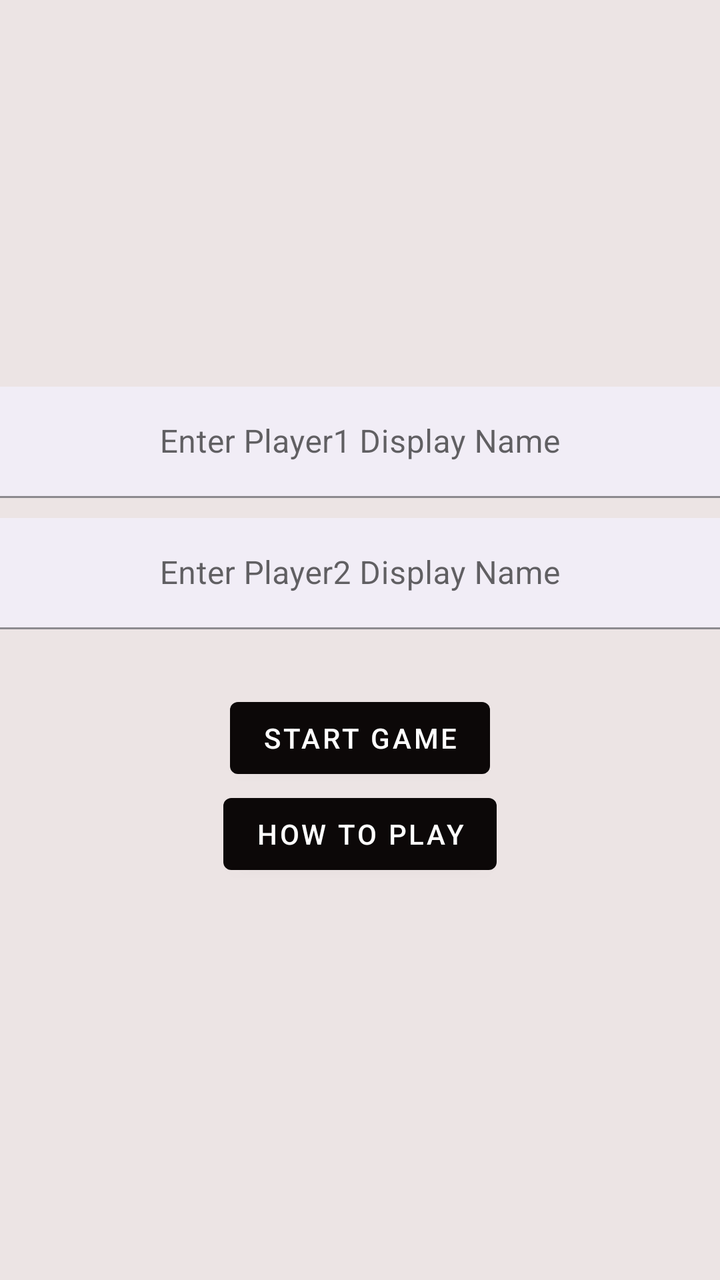
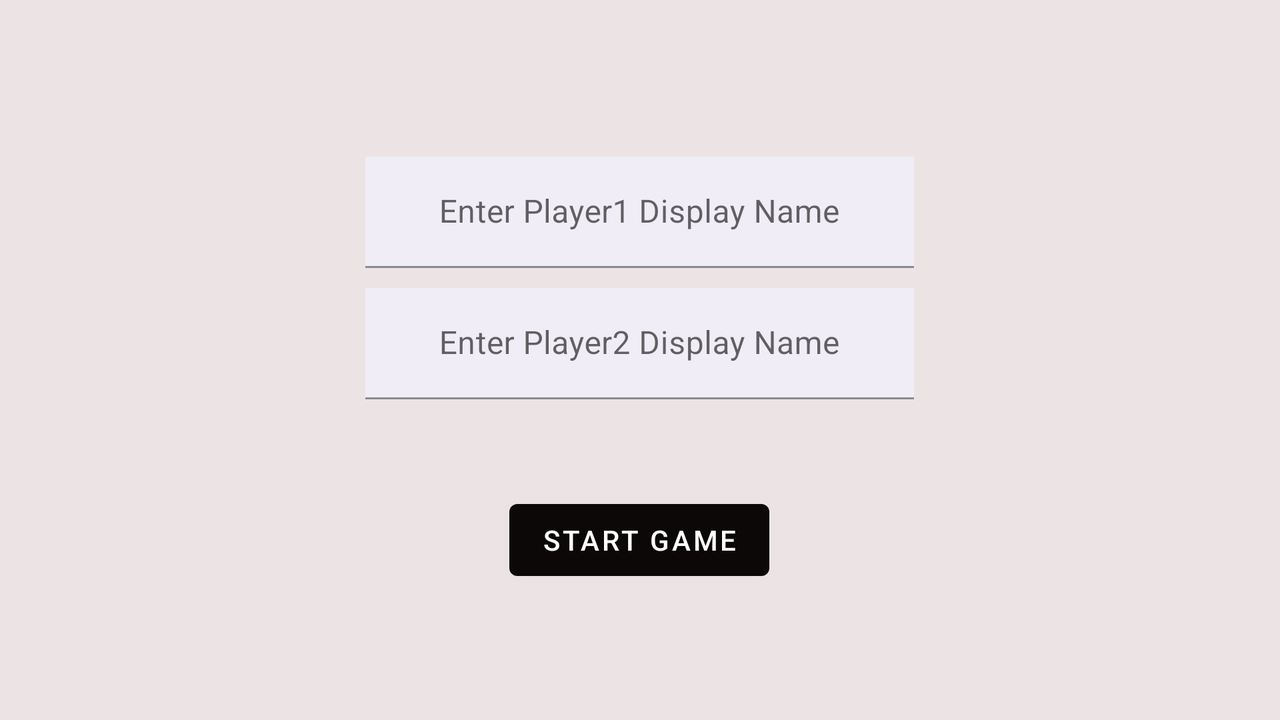

The same Android screen from two of the app's own layout files: first res/layout/ as a phone draws it, then the repository's variant for another configuration, drawn on a device whose configuration selects that folder. Both files follow.
<!-- AndroidManifest.xml: application theme Theme.Proj1 -->
<!-- res/layout/activity_main.xml -->
<?xml version="1.0" encoding="utf-8"?>

<LinearLayout xmlns:android="http://schemas.android.com/apk/res/android"
    xmlns:app="http://schemas.android.com/apk/res-auto"
    xmlns:tools="http://schemas.android.com/tools"
    android:layout_width="match_parent"
    android:layout_height="match_parent"
    android:baselineAligned="false"
    android:orientation="vertical"
    tools:context=".MainActivity">

    <FrameLayout
        android:id="@+id/top_frame"
        android:layout_width="match_parent"
        android:layout_height="0dp"
        android:layout_weight="2"
        android:background="#ECE4E4">

    </FrameLayout>

    <FrameLayout
        android:layout_width="match_parent"
        android:layout_height="0dp"
        android:layout_weight="4"
        android:background="#ECE4E4">

        <RelativeLayout
            android:id="@+id/relative_center_holder"
            android:layout_width="match_parent"
            android:layout_height="match_parent">

            <FrameLayout
                android:id="@+id/button_holder2"
                android:layout_width="match_parent"
                android:layout_height="wrap_content"
                android:layout_below="@id/button_holder">

                <Button
                    android:id="@+id/howToPlay2"
                    android:layout_width="wrap_content"
                    android:layout_height="match_parent"
                    android:layout_gravity="center"
                    android:onClick="onHowToPlaySelected"
                    android:text="@string/menu_play"
                    app:backgroundTint="#0C0808" />
            </FrameLayout>

            <com.google.android.material.textfield.TextInputLayout
                android:id="@+id/input_main_1"
                android:layout_width="match_parent"
                android:layout_height="wrap_content"
                android:layout_above="@id/input_main_2">

                <com.google.android.material.textfield.TextInputEditText
                    android:id="@+id/input_main_text_1"
                    android:layout_width="match_parent"
                    android:layout_height="match_parent"
                    android:background="#F1EDF6"
                    android:gravity="center"
                    android:hint="@string/input_player1"
                    android:textColor="#131313" />
            </com.google.android.material.textfield.TextInputLayout>

            <FrameLayout
                android:id="@+id/anchor_frame"
                android:layout_width="match_parent"
                android:layout_height="50dp"
                android:layout_alignWithParentIfMissing="false"
                android:layout_alignParentEnd="false"
                android:layout_alignParentBottom="false"
                android:layout_centerVertical="true"
                android:layout_marginTop="-20dp"
                android:foregroundGravity="center">

            </FrameLayout>

            <com.google.android.material.textfield.TextInputLayout
                android:id="@+id/input_main_2"
                android:layout_width="match_parent"
                android:layout_height="wrap_content"
                android:layout_above="@id/anchor_frame"
                android:layout_marginTop="10dp">

                <com.google.android.material.textfield.TextInputEditText
                    android:id="@+id/input_main_text_2"
                    android:layout_width="match_parent"
                    android:layout_height="wrap_content"
                    android:background="#F1EDF6"
                    android:gravity="center"
                    android:hint="@string/input_player2"
                    android:textColor="#131313" />
            </com.google.android.material.textfield.TextInputLayout>

            <FrameLayout
                android:id="@+id/button_holder"
                android:layout_width="match_parent"
                android:layout_height="wrap_content"
                android:layout_below="@id/anchor_frame">

                <Button
                    android:id="@+id/button2"
                    android:layout_width="wrap_content"
                    android:layout_height="wrap_content"
                    android:layout_gravity="center"
                    android:onClick="onSetUpGame"
                    android:text="@string/button_main_text"
                    app:backgroundTint="#0C0808" />

            </FrameLayout>

        </RelativeLayout>

    </FrameLayout>

    <FrameLayout
        android:id="@+id/bottom_frame"
        android:layout_width="match_parent"
        android:layout_height="0dp"
        android:layout_weight="2"
        android:background="#ECE4E4"/>
</LinearLayout>
<!-- resources referenced by this layout -->
<resources>
  <string name="button_main_text">Start Game</string>
  <string name="input_player1">Enter Player1 Display Name</string>
  <string name="input_player2">Enter Player2 Display Name</string>
  <string name="menu_play">How to Play</string>
  <style name="Theme.Proj1" parent="Theme.MaterialComponents.DayNight.DarkActionBar">
          
          <item name="colorPrimary">@color/purple_500</item>
          <item name="colorPrimaryVariant">@color/purple_700</item>
          <item name="colorOnPrimary">@color/white</item>
          
          <item name="colorSecondary">@color/teal_200</item>
          <item name="colorSecondaryVariant">@color/teal_700</item>
          <item name="colorOnSecondary">@color/black</item>
          
          <item name="android:statusBarColor" tools:targetApi="l">?attr/colorPrimaryVariant</item>
          
      </style>
</resources>
<!-- res/layout-land/activity_main.xml (the repository's variant of the layout above) -->
<!-- drawn on the phone turned sideways -->
<?xml version="1.0" encoding="utf-8"?>

<LinearLayout xmlns:android="http://schemas.android.com/apk/res/android"
    xmlns:app="http://schemas.android.com/apk/res-auto"
    xmlns:tools="http://schemas.android.com/tools"
    android:layout_width="match_parent"
    android:layout_height="match_parent"
    tools:context=".MainActivity"
    android:baselineAligned="false">

    <FrameLayout
        android:id="@+id/top_frame"
        android:layout_width="0dp"
        android:layout_height="match_parent"
        android:layout_weight="2"
        android:background="#ECE4E4" />

    <FrameLayout
        android:layout_width="0dp"
        android:layout_height="match_parent"
        android:layout_weight="3"
        android:background="#ECE4E4"
        android:onClick="onSetUpGame">

        <RelativeLayout
            android:id="@+id/relative_center_holder"
            android:layout_width="match_parent"
            android:layout_height="match_parent">

            <com.google.android.material.textfield.TextInputLayout
                android:id="@+id/input_main_1"
                android:layout_width="match_parent"
                android:layout_height="wrap_content"
                android:layout_above="@id/input_main_2">

                <com.google.android.material.textfield.TextInputEditText
                    android:id="@+id/input_main_text_1"
                    android:layout_width="match_parent"
                    android:layout_height="match_parent"
                    android:background="#F1EDF6"
                    android:gravity="center"
                    android:hint="@string/input_player1"
                    android:textColor="#131313" />
            </com.google.android.material.textfield.TextInputLayout>

            <FrameLayout
                android:id="@+id/anchor_frame"
                android:layout_width="match_parent"
                android:layout_height="wrap_content"
                android:layout_alignWithParentIfMissing="false"
                android:layout_alignParentEnd="false"
                android:layout_alignParentBottom="false"
                android:layout_centerVertical="true"
                android:layout_marginTop="-20dp"
                android:foregroundGravity="center">

            </FrameLayout>

            <com.google.android.material.textfield.TextInputLayout
                android:id="@+id/input_main_2"
                android:layout_width="match_parent"
                android:layout_height="wrap_content"
                android:layout_above="@id/anchor_frame"
                android:layout_marginTop="10dp">

                <com.google.android.material.textfield.TextInputEditText
                    android:id="@+id/input_main_text_2"
                    android:layout_width="match_parent"
                    android:layout_height="wrap_content"
                    android:background="#F1EDF6"
                    android:gravity="center"
                    android:hint="@string/input_player2"
                    android:textColor="#131313" />
            </com.google.android.material.textfield.TextInputLayout>

            <FrameLayout
                android:id="@+id/button_holder"
                android:layout_width="match_parent"
                android:layout_height="match_parent"
                android:layout_below="@id/anchor_frame">

                <Button
                    android:id="@+id/button2"
                    android:layout_width="wrap_content"
                    android:layout_height="wrap_content"
                    android:layout_gravity="center"
                    android:onClick="onSetUpGame"
                    android:text="@string/button_main_text"
                    app:backgroundTint="#0C0808" />
            </FrameLayout>

        </RelativeLayout>

    </FrameLayout>

    <FrameLayout
        android:id="@+id/bottom_frame"
        android:layout_width="0dp"
        android:layout_height="match_parent"
        android:layout_weight="2"
        android:background="#ECE4E4"/>

</LinearLayout>
<!-- resources referenced by the variant -->
<!-- as the phone turned sideways resolves them -->
<resources>
  <string name="button_main_text">Start Game</string>
  <string name="input_player1">Enter Player1 Display Name</string>
  <string name="input_player2">Enter Player2 Display Name</string>
  <style name="Theme.Proj1" parent="Theme.MaterialComponents.DayNight.DarkActionBar">
          
          <item name="colorPrimary">@color/purple_500</item>
          <item name="colorPrimaryVariant">@color/purple_700</item>
          <item name="colorOnPrimary">@color/white</item>
          
          <item name="colorSecondary">@color/teal_200</item>
          <item name="colorSecondaryVariant">@color/teal_700</item>
          <item name="colorOnSecondary">@color/black</item>
          
          <item name="android:statusBarColor" tools:targetApi="l">?attr/colorPrimaryVariant</item>
          
      </style>
</resources>
